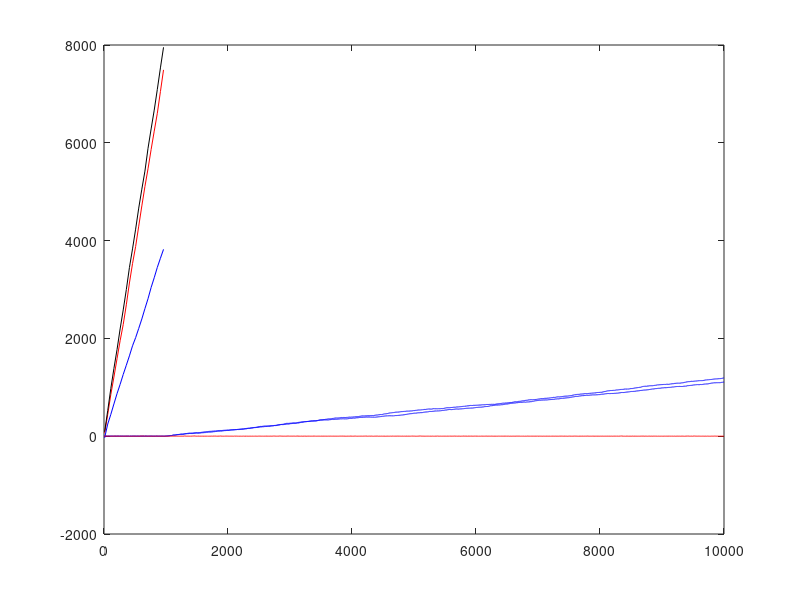

Recreate this plot in MATLAB. (Note: this script raises an error after producing the figure.)
%% gaussian shift-in-mean change detection
% "never change" attack 
%% generate part
miu0=0; miu1=0.5;
change=1000;
total=10000;
K=3; B=2; %first 2 sensors are safe
X=zeros(K,total); %observation
L=zeros(K,total); %likelihood ratio
Z=zeros(K,total); %part SUM 1-t
W=zeros(K,total); %cusum with (largest positive drift)

times=10;  %100 times 47 seconds
h=10:50:1000; %thresholds
T=zeros(3,length(h),times);


for h_index=1:times
    
    for j=1:B  %normally affected
        X(j,1:change-1)=normrnd(miu0*ones(1,change-1),ones(1,change-1));
        X(j,change:total)=normrnd(miu1*ones(1,total-change+1),ones(1,total-change+1));
    end
    j=B+1;
    X(j,1:total)=normrnd(miu0*ones(1,total),ones(1,total));  %never change
    
    L=X*(miu1-miu0)+(miu0^2-miu1^2)/2;
    Z=cumsum(L,2); %cum sum in row
    
    %calculate cusum
    for j=1:K
        if  W(j,1)<0
            W(j,1)=0;
        else
            W(j,1)=L(j,1);
        end
        for t=2:total
            W(j,t)=W(j,t-1)+L(j,t);
            if  W(j,t)<0
                W(j,t)=0;
            end
        end
    end
    
    %detection part
  
    % Lth alarm L=1
    % voting rule L=1 they are the same: the first alarm
    for i=1:length(h)
        for t=1:total
            if max(W(:,t))>h(i)
                T(1,i,h_index)=t; %alarm time
                break;
            end
        end
    end
    % Low-sum h*L/N(L==N so h is still the same value sequence)
    for i=1:length(h)
        for t=1:total
            ws=sort(W(:,t),1);
            if sum(ws(1:2))>h(i)
                T(2,i,h_index)=t; %alarm time
                break;
            end
        end
    end
    % Top-sum
    for i=1:length(h)
        for t=1:total
            ws=sort(W(:,t),1);
            if sum(ws(2:3))>h(i)
                T(3,i,h_index)=t; %alarm time
                break;
            end
        end
    end

end

% calculate expectations
E=zeros(3,length(h)); %expectaions of delay
for i=1:3
    for h_index=1:length(h)
        E(i,h_index)=sum(T(i,h_index,:)-change)/times;
    end
end
%plot delay in different alarm strategy
plot(h,E(1,:),'r'); hold on;
plot(h,E(2,:),'k'); hold on;
plot(h,E(3,:),'b');

%% 
for j=1:B
    plot(W(j,:),'b'); hold on;
end
plot(W(B+1,:),'r'); hold on;
plot(W(B+2,:),'y'); hold on;
plot(W(B+3,:),'k'); hold on;
for j=B+1:K
   plot(W(j,:),'r'); hold on;
end
%% 
% plot(W1,'g'); hold on;